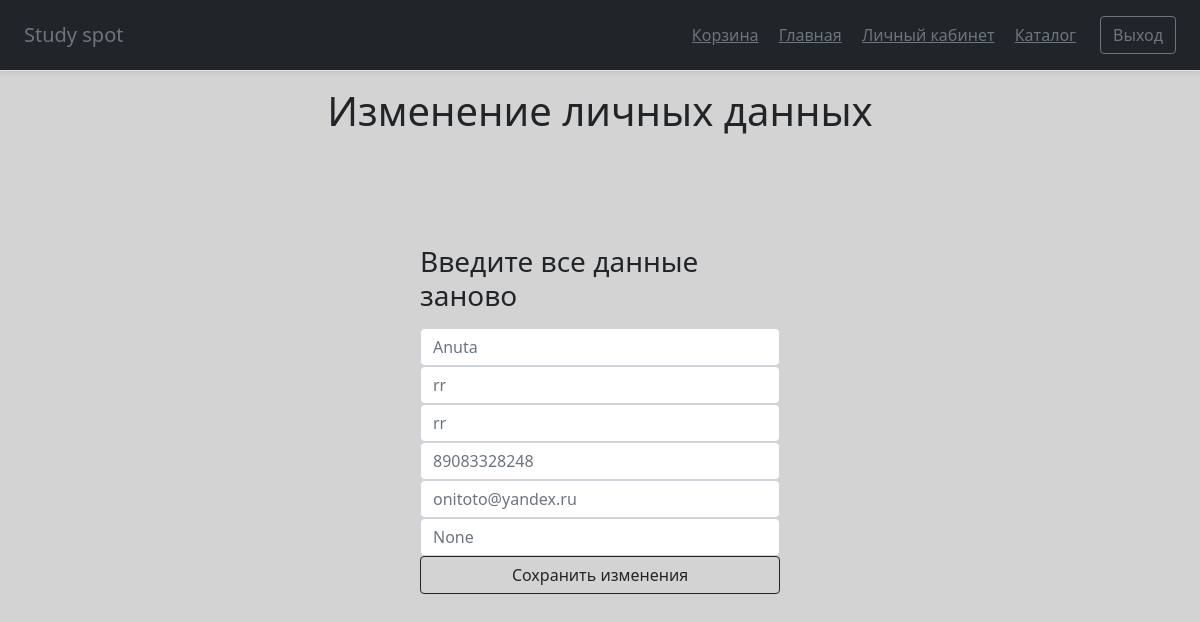
/info_changing (signed in), run on the app's committed database.
### main.py (models this page shows)
class Users(db.Model):  # таблица пользователей
    id = db.Column(db.Integer, primary_key=True, autoincrement=True)
    email = db.Column(db.String(30), index=True, unique=True, nullable=True)  # почта
    password = db.Column(db.String(150), nullable=True)   # пароль(хэшируется)
    name = db.Column(db.String(30), nullable=True)  # имя пользователя
    surname = db.Column(db.String(30), nullable=True)   # фамилия
    patronic = db.Column(db.String(30), nullable=True)  # отчество
    phone = db.Column(db.String(15), nullable=True)  # номер телефона
    bonuses = db.Column(db.Float, nullable=True)   # бонусный счет
    address = db.Column(db.String(200), nullable=True)  # адрес доставки(?)

### main.py (the view, shortened to what this page needs)
    @app.route('/info_changing', methods=['POST', 'GET'])
    def info_changing():
        if request.method == 'GET':
            user_data = Users.query.filter(Users.id == session['id']).all()[0]
            return render_template('info_changing.html', css_file='info_changing.css', title='Изменение данных',
                                   user=user_data)

### templates/info_changing.html (shortened to what this page needs)
{% extends "base.html" %}
{% block content %}
<h1>Изменение личных данных</h1>
<form method="post">
    <h5 class="h3 mb-3 fw-normal">Введите все данные заново</h5>
        <input name="name" type="text" id="inputName" class="form-control" placeholder="{{ user.name }}" required>
        <input name="surname" type="text" id="inputSurname" class="form-control" placeholder="{{ user.surname }}" required>
        <input name="patronic" type="text" id="inputPatronic" class="form-control" placeholder="{{ user.patronic }}">
        <input name="phone" type="text" id="inputPhone" class="form-control" placeholder="{{ user.phone }}" required>
        <input name="email" type="email" id="inputEmail" class="form-control" placeholder="{{ user.email }}" required autofocus>
        <input name="address" type="text" id="inputAddress" class="form-control" placeholder="{{ user.address }}" required autofocus>
     <button class="w-100 btn btn-outline-dark" type="submit">Сохранить изменения</button>
 </form>
{% endblock %}

### static/css/info_changing.css (style rules this page uses)
body { background-color: lightgrey; }
form { position: relative; width: 400px; height: 500px; margin-top: 100px; margin-right: auto; margin-bottom: 500px; margin-left: auto; padding: 10px 20px 10px; overflow: auto; -webkit-transition: all 200ms cubic-bezier(0.42, 0, 0.58, 1); -moz-transition: all 200ms cubic-bezier(0.42, 0, 0.58, 1); -o-transition: all 200ms cubic-bezier(0.42, 0, 0.58, 1); transition: all 200ms cubic-bezier(0.42, 0, 0.58, 1); }
h1 { text-align: center; }

### data on the page
Users: name "Anuta", surname "rr", patronic "rr", phone "89083328248", email "onitoto@yandex.ru", address "None"
